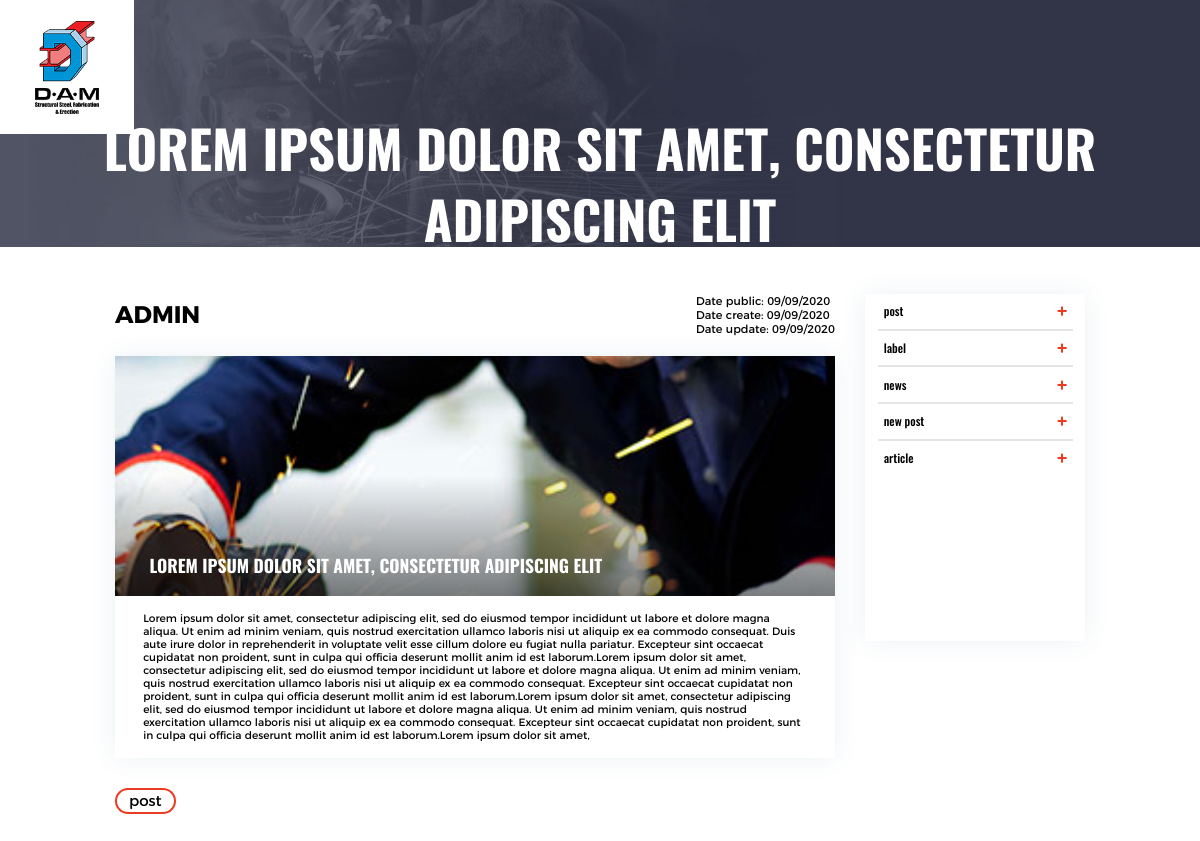
/post/lorem-ipsum-dolor-sit-amet-consectetur-adipiscing-elit/, run on the app's committed database.
### blog/models.py (models this page shows, shortened)
class Post(models.Model):
    author = models.ForeignKey(User, on_delete=models.CASCADE, related_name='blog_posts', default=0)
    title = models.CharField(max_length=150, db_index=True)
    image = models.ImageField(upload_to='products/%Y/%m/%d', blank=True)
    slug = models.SlugField(max_length=150, unique=True)
    text = models.TextField(blank=True, db_index=True)
    date_pub = models.DateTimeField(auto_now_add=True)
    date_create = models.DateTimeField(auto_created=True)
    date_update = models.DateTimeField(auto_now=True)
    tags = models.ManyToManyField('Tag', blank=True, related_name='posts')
    class Meta:
        ordering = ['-date_pub']
        index_together = (('id', 'slug'),)

class Tag(models.Model):
    name = models.CharField(max_length=100)
    slug = models.SlugField(max_length=100, unique=True)

### blog/views.py (the view)
# urls.py: path('post/<str:slug>/', post_detail, name='post_detail'),
def post_detail(request, slug):
    post = Post.objects.get(slug__iexact=slug)
    tags_post = post.tags.all()
    tags = Tag.objects.all()
    context = {'post': post,
                'tags': tags,
                'tags_post': tags_post
    }
    return render(request, 'blog/detail.html', context=context)

### blog/templates/blog/detail.html (shortened to what this page needs)
{% extends "base.html" %}
{% load static %}
{% block content %}
<main>
    <section class="banner-page">
        <h1>{{ post.title }}</h1>
    </section>
    <section class="blog-content">
        <div class="container">
            <div class="row">
                <div class="col-lg-9 col-md-8 col-sm-7">
                    <div class="blog-top">
                        <p class="blog-author">{{ post.author }}</p>
                        <div class="blog-date">
                            <p>Date public: {{ post.date_pub|date:"d/m/Y" }}</p>
                            <p>Date create: {{ post.date_create|date:"d/m/Y" }}</p>
                            <p>Date update: {{ post.date_update|date:"d/m/Y" }}</p>
                        </div>
                    </div>
                    <div class="blog-text">
                        <div class="blog-preview">
                            {% if post.image %}
                                <img src="{{ post.image.url }}">
                            {% else %}
                                <img src="">
                            {% endif %}
                            <h2>{{ post.title }}</h2>
                        </div>
                        <div class="style-text">
                            {{ post.text }}
                        </div>
                    </div>
                    <ul class="blog-tags">
                        {% for tag in tags_post %}
                            <li><a href="{% url 'tags' slug=tag.slug %}">{{ tag.name }}</a></li>
                        {% endfor %}
                    </ul>
                </div>
                <div class="col-lg-3 col-md-4 col-sm-5">
                    {% include 'blog/includes/sidebar.html' %}
                </div>
            </div>
        </div>
    </section>
</main>
{% endblock %}

### blog/templates/blog/includes/sidebar.html
<div class="category-list-box">
    <ul class="list-category">
        {% for tag in tags %}
            <li><a href="{% url 'tags' slug=tag.slug %}">{{ tag.name }}<span class="active-icon"></span></a></li>
        {% endfor %}
    </ul>
</div>

### data on the page
Post: title "LOREM IPSUM DOLOR SIT AMET, CONSECTETUR ADIPISCING ELIT", author "ADMIN", date_pub "09/09/2020", date_create "09/09/2020", date_update "09/09/2020", image (picture), text "Lorem ipsum dolor sit amet, consectetur adipiscing elit, sed do eiusmod tempor incididunt ut labore et dolore magna aliqua. Ut enim ad minim veniam, quis nostrud exercitation ullamco laboris nisi ut aliquip ex ea commodo consequat. Duis aute irure dolor in reprehenderit in voluptate velit esse cillum dolore eu fugiat nulla pariatur. Excepteur sint occaecat cupidatat non proident, sunt in culpa qui officia deserunt mollit anim id est laborum.Lorem ipsum dolor sit amet, consectetur adipiscing elit, sed do eiusmod tempor incididunt ut labore et dolore magna aliqua. Ut enim ad minim veniam, quis nostrud exercitation ullamco laboris nisi ut aliquip ex ea commodo consequat. Excepteur sint…"
Tag: name "post"
Tag: name "label"
Tag: name "news"
Tag: name "new post"
Tag: name "article"
